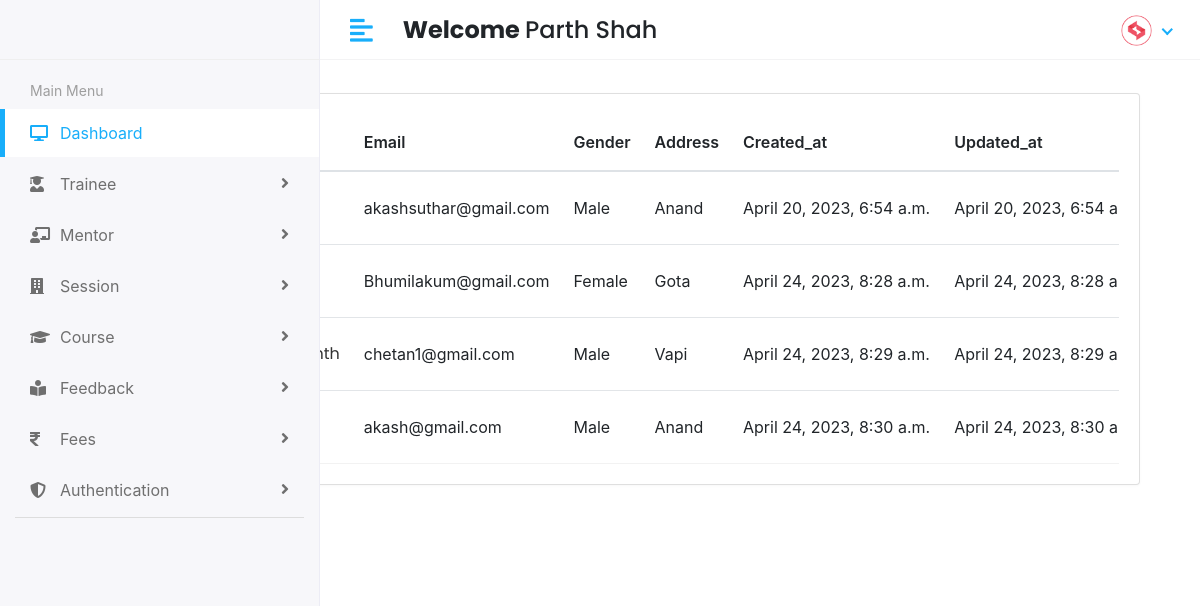
/manager/mentor/view (signed in), run on the app's committed database.
### app/models.py (models this page shows, shortened)
class CustomUser(AbstractUser):
    USER = (
       (1,'Manager'),
        (2,'Mentor'),
        (3,'Trainee'),
    )
    username=models.CharField(max_length=20,unique=True,blank=True,null=True)
    email=models.EmailField(max_length=30,unique=True)
    user_type = models.CharField(choices=USER,max_length=50,default='Manager')
    profile_pic = models.ImageField(upload_to='media/profile_pic')
    USERNAME_FIELD = 'email'
    REQUIRED_FIELDS = [ 'username']

class Mentor(models.Model):
    admin=models.OneToOneField(CustomUser, on_delete=models.CASCADE)
    address=models.TextField()
    gender=models.CharField(max_length=50)
    created_at=models.DateTimeField(auto_now_add=True)
    updated_at=models.DateTimeField(auto_now=True)

### LMS/manager_views.py (the view)
# urls.py: path('manager/mentor/view',manager_views.VIEW_MENTOR, name='view_mentor'),
@login_required(login_url='/')
def VIEW_MENTOR(request):
    mentor =Mentor.objects.all()
    context= {
        'mentor': mentor,
    }
    return render(request,'manager/view_mentor.html',context)

### templates/manager/view_mentor.html (shortened to what this page needs)
{% extends 'base.html' %}
{% block content%}
<div class="content container-fluid">
    <div class="page-header">
       <div class="row align-items-center">
          <div class="col">
             <h3 class="page-title">Mentor</h3>
             <ul class="breadcrumb">
                <li class="breadcrumb-item"><a href="#">Dashboard</a></li>
                <li class="breadcrumb-item active">Mentor</li>
             </ul>
          </div>
          <div class="col-auto text-right float-right ml-auto">
             <a href="#" class="btn btn-outline-primary mr-2"> Download</a>
             <a href="add-student.html" class="btn btn-primary"></a>
          </div>
       </div>
    </div>
    <div class="row">
       <div class="col-sm-12">
          <div class="card card-table">
             <div class="card-body">
                <div class="table-responsive">
                   <table class="table table-hover table-center mb-0 datatable">
                      <thead>
                         <tr>
                            <th>ID</th>
                            <th>Name</th>
                            <th>Email</th>
                            <th>Gender</th>
                            <th>Address</th>
                            <th>Created_at</th>
                            <th>Updated_at</th>
                         </tr>
                      </thead>
                      <tbody>
                        {% for i in mentor %}
                         <tr>
                            <td>{{i.id}}</td>
                            <td>
                               <h2 class="table-avatar">
                                  <a href="student-details.html" class="avatar avatar-sm mr-2"><img class="avatar-img rounded-circle" src="/{{i.admin.profile_pic}}" alt="User Image"></a>
                                  <a href="student-details.html">{{i.admin.first_name}}&nbsp;{{i.admin.last_name}}</a>
                               </h2>
                            </td>
                            <td>{{i.admin.email}}</td>
                            <td>{{i.gender}}</td>
                            <td>{{i.address}}</td>
                            <td>{{i.created_at}}</td>
                            <td>{{i.updated_at}}</td>
                         </tr>
                        {% endfor %}
                      </tbody>
                   </table>
                </div>
             </div>
          </div>
       </div>
    </div>
 </div>
{% endblock %}

### templates/base.html (shortened to what this page needs)
<!DOCTYPE html>
<html lang="en">
{% load static %}
   <head>
      <link rel="stylesheet" href="{% static 'assets/plugins/bootstrap/css/bootstrap.min.css' %}">
      <link rel="stylesheet" href="{% static 'assets/plugins/fontawesome/css/fontawesome.min.css' %}">
      <link rel="stylesheet" href="{% static 'assets/plugins/fontawesome/css/all.min.css' %}">
      <link rel="stylesheet" href="{% static 'assets/css/style.css' %}">
      <link rel="stylesheet" href="https://cdn.jsdelivr.net/npm/bootstrap@4.6.2/dist/css/bootstrap.min.css">
       <link rel="stylesheet" href="{% static 'assets/plugins/datatables/datatables.min.css' %}">
   </head>
   <body>
<div class="main-wrapper">
         <div class="header">
            <div class="header-left">
            </div>
            <a href="javascript:void(0);" id="toggle_btn">
            <i class="fas fa-align-left"></i>
            </a>
            <div class="top-nav-search mt-3">
               <h4><strong> Welcome </strong><span>{{user.first_name}} {{user.last_name}} </span></h4>
            </div>
            <ul class="nav user-menu">
               <li class="nav-item dropdown has-arrow">
                  <a href="#" class="dropdown-toggle nav-link" data-toggle="dropdown">
                  <span class="user-img"><img class="rounded-circle" src="{% static 'assets/img/profiles/sms.png' %}" width="31" alt="Ryan Taylor"></span>
                  </a>
               </li>
            </ul>
         </div>
<div class="container">
         {% block content %}
         {% endblock %}
</div>
         <div class="sidebar" id="sidebar">
            <div class="sidebar-inner slimscroll">
               <div id="sidebar-menu" class="sidebar-menu">
                  <ul>
                     <li class="menu-title">
                        <span>Main Menu</span>
                     </li>
                     <li class="submenu active">
                        <a href="#"><i class="fas fa-desktop"></i> <span> Dashboard</span></a>
                     </li>
                     <li class="submenu">
                        <a href="#"><i class="fas fa-user-graduate"></i> <span> Trainee</span> <span class="menu-arrow"></span></a>
                     </li>
                     <li class="submenu">
                        <a href="#"><i class="fas fa-chalkboard-teacher"></i> <span> Mentor</span> <span class="menu-arrow"></span></a>
                     </li>
                     <li class="submenu">
                        <a href="#"><i class="fas fa-building"></i> <span> Session </span> <span class="menu-arrow"></span></a>
                     </li>
                     <li class="submenu">
                        <a href="#"><i class="fa fa-graduation-cap"></i> <span> Course</span> <span class="menu-arrow"></span></a>
                     <li class="submenu">
                        <a href="#"><i class="fas fa-book-reader"></i> <span>Feedback</span> <span class="menu-arrow"></span></a>
                     </li>
                     <li class="submenu">
                        <a href="#"><i class="fas fa-rupee-sign"></i> <span>Fees</span> <span class="menu-arrow"></span></a>
                     </li>
                     <li class="submenu">
                        <a href="#"><i class="fas fa-shield-alt"></i> <span>Authentication </span> <span class="menu-arrow"></span></a>
                     </li>
            <footer>
            </footer>
         </div>
      </div>
   </body>
</html>

### data on the page
CustomUser: first_name "Parth", last_name "Shah"
Mentor: admin.email "akashsuthar@gmail.com", gender "Male", address "Anand", created_at "April 20, 2023, 6:54 a.m.", updated_at "April 20, 2023, 6:54…"
Mentor: admin.email "Bhumilakum@gmail.com", gender "Female", address "Gota", created_at "April 24, 2023, 8:28 a.m.", updated_at "April 24, 2023, 8:28…"
Mentor: admin.email "chetan1@gmail.com", gender "Male", address "Vapi", created_at "April 24, 2023, 8:29 a.m.", updated_at "April 24, 2023, 8:29…"
Mentor: admin.email "akash@gmail.com", gender "Male", address "Anand", created_at "April 24, 2023, 8:30 a.m.", updated_at "April 24, 2023, 8:30…"
